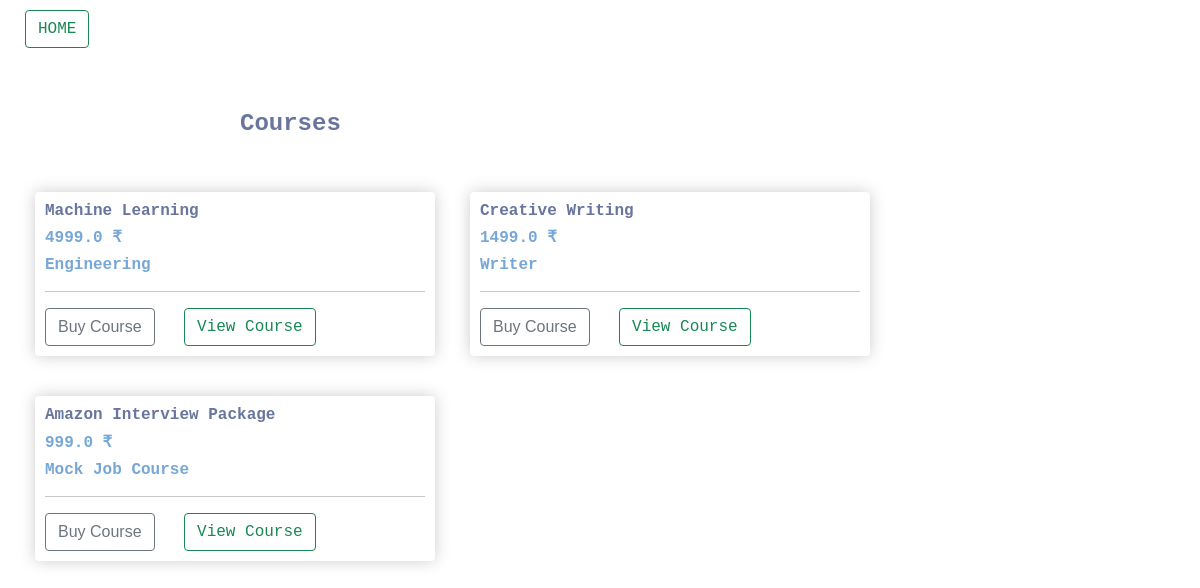
Screenshot of /course/ with the database file from the repository.
### app1/models.py (models this page shows, shortened)
class Course(models.Model):
    CAT = (('Engineering', 'Engineering'),
            ('Entrepreneurship', 'Entrepreneurship'),
            ('Writer', 'Writer'),
            ('Mock Job Course', 'Mock Job Course'))
    name = models.CharField(max_length=200,null=True)
    category = models.CharField(max_length=100,null=True,choices=CAT)
    price = models.FloatField(null=True)

### app1/views.py (the view)
# urls.py: path('course/',views.course, name="course"),
def course(request):
    course = Course.objects.all()
    context = {'course':course}
    return render(request,'app1/course.html',context)

### app1/templates/app1/course.html (shortened to what this page needs)
<!DOCTYPE html>
{% load static %}
<html>
    <head>
        <link href="https://cdn.jsdelivr.net/npm/bootstrap@5.0.2/dist/css/bootstrap.min.css" rel="stylesheet">
        <link rel="stylesheet" type="text/css" href="{% static 'styles/main.css' %}">
    </head>
    <body style="background-color:white;">
<div style="width:100%; height:100px; margin-top:10px;"><a class="btn btn-outline-success" href="{% url 'home' %}">HOME</a></div>
<div style="margin-left:20%;">
  <h4 style="font-family:monospace; color:#68759c;"><strong>Courses</strong></h4>
  <hr style="color:white;">
  </div>
{% for i in course %}
  <div class="col-lg-4" style="margin-left:35px;">
			<div class="box-element product">
				<h6 style="font-family:monospace; color:#68759c;"><strong>{{ i.name }}</strong></h6>
                <h6 style="font-family:monospace; color:#76a7d6;"><strong>{{ i.price }} &#8377</strong></h6>
                <h6 style="font-family:monospace; color:#76a7d6;"><strong>{{ i.category }}</strong></h6>
				<hr>
				<button data-product="" data-action="add" class="btn btn-outline-secondary add-btn update-cart">Buy Course</button>
				<a class="btn btn-outline-success" href="#">View Course</a>
			</div>
		</div>
{% endfor %}
</body>

### static/styles/main.css (style rules this page uses)
body { background-color: #ffffff; font-family: 'Montserrat', sans-serif; }
a { text-decoration:none; color: #222222; color:white; font-family: monospace; margin-left: 25px; }
.box-element { box-shadow:hsl(0, 0%, 80%) 0 0 16px; background-color: #fff; border-radius: 4px; padding: 10px; width: 100%; }
.col-lg-4 { justify-content: center; margin-top: 20px; margin-bottom: 20px; float: left; margin-left: auto; margin-right: auto; }

### rows the page displays
Course: name "Machine Learning", price "4999.0", category "Engineering"
Course: name "Creative Writing", price "1499.0", category "Writer"
Course: name "Amazon Interview Package", price "999.0", category "Mock Job Course"
